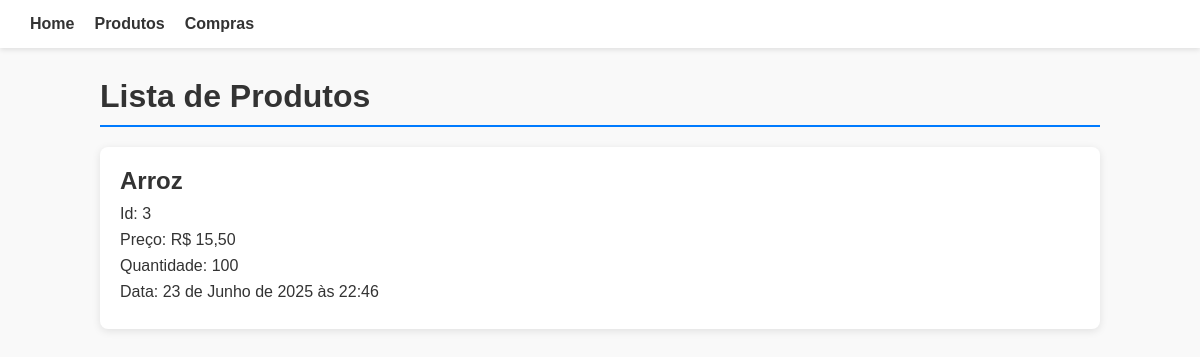
Before: /products/ with the older database file.
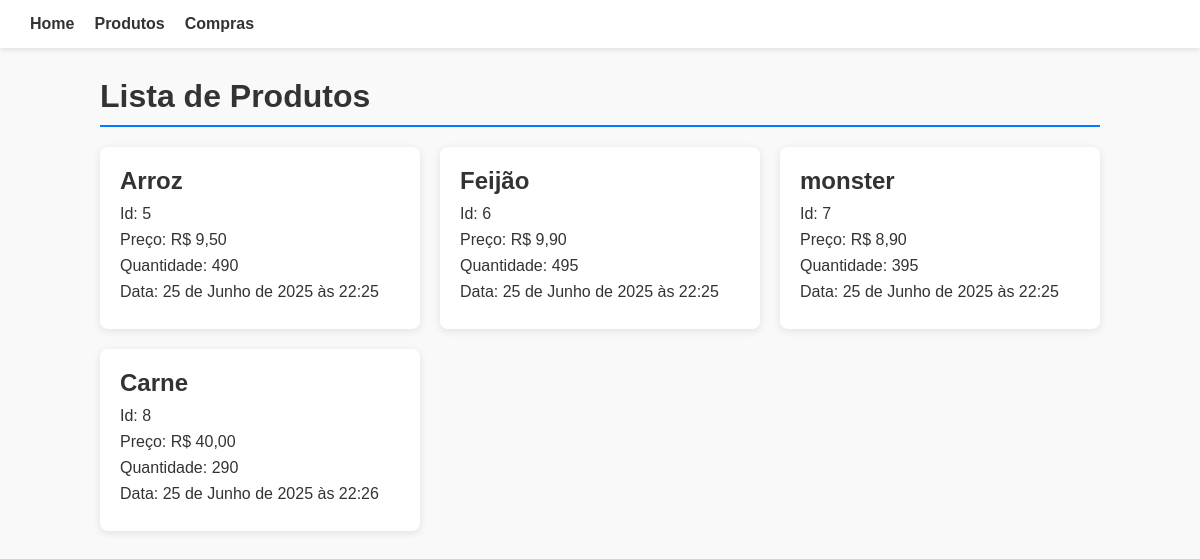
After: the same page with the newer database file.
### products/models.py (models this page shows, shortened)
class Product(models.Model):
  name = models.CharField(max_length=200)
  price = models.DecimalField(max_digits=10,decimal_places=2)
  quantity = models.PositiveIntegerField()
  created_at = models.DateTimeField(auto_now_add=True)

### products/views.py (the view)
# urls.py: path("", views.index, name="index"),
def index(request):
  product_list = Product.objects.all()
  context = {"product_list": product_list}
  return render(request, "products/index.html", context)

### products/templates/products/index.html (shortened to what this page needs)
{% load static %}
<!DOCTYPE html>
<html lang="pt-BR">
<head>
    <link rel="stylesheet" href="{% static 'products/style.css' %}">
</head>
<body>
    <header>
        <nav>
            <ul>
                <li><a href="/">Home</a></li>
                <li><a href="/products/">Produtos</a></li>
                <li><a href="/orders/">Compras</a></li>
            </ul>
        </nav>
    </header>
    <main>
        <h1>Lista de Produtos</h1>
        <div class="product-list">
            {% for product in product_list %}
                <div class="product-card">
                    <h2>{{ product.name }}</h2>
                    <p>Id: {{product.id}} </p>
                    <p>Preço: R$ {{ product.price }} </p>
                    <p>Quantidade: {{ product.quantity }} </p>
                    <p>Data: {{ product.created_at}} </p>
                </div>
            {% empty %}
                <p>Nenhum produto cadastrado.</p>
            {% endfor %}
        </div>
    </main>
</body>
</html>

### products/static/products/style.css (style rules this page uses)
body, h1, h2, p, ul, li, a { margin: 0; padding: 0; box-sizing: border-box; text-decoration: none; }
body { font-family: Arial, sans-serif; background-color: #f9f9f9; color: #333; padding: 0; margin: 0; }
header { background-color: #ffffff; padding: 15px 30px; box-shadow: 0 2px 5px rgba(0, 0, 0, 0.1); }
nav ul { display: flex; gap: 20px; list-style: none; }
nav a { color: #333; font-weight: bold; }
main { max-width: 1000px; margin: 30px auto; padding: 0 20px; }
h1 { font-size: 2em; margin-bottom: 20px; border-bottom: 2px solid #007BFF; padding-bottom: 10px; }
.product-list { display: grid; grid-template-columns: repeat(auto-fit, minmax(250px, 1fr)); gap: 20px; }
.product-card { background-color: #ffffff; border-radius: 8px; padding: 20px; box-shadow: 0 2px 8px rgba(0, 0, 0, 0.1); transition: transform 0.2s ease; }
.product-card h2 { font-size: 1.5em; margin-bottom: 10px; }
.product-card p { margin-bottom: 8px; }

Changed rows visible on the page:
removed Product: name "Arroz", id "3", price "15,50", quantity "100", created_at "23 de Junho de 2025 às 22:46"
added Product: name "Arroz", id "5", price "9,50", quantity "490", created_at "25 de Junho de 2025 às 22:25"
added Product: name "Feijão", id "6", price "9,90", quantity "495", created_at "25 de Junho de 2025 às 22:25"
added Product: name "monster", id "7", price "8,90", quantity "395", created_at "25 de Junho de 2025 às 22:25"
added Product: name "Carne", id "8", price "40,00", quantity "290", created_at "25 de Junho de 2025 às 22:26"
